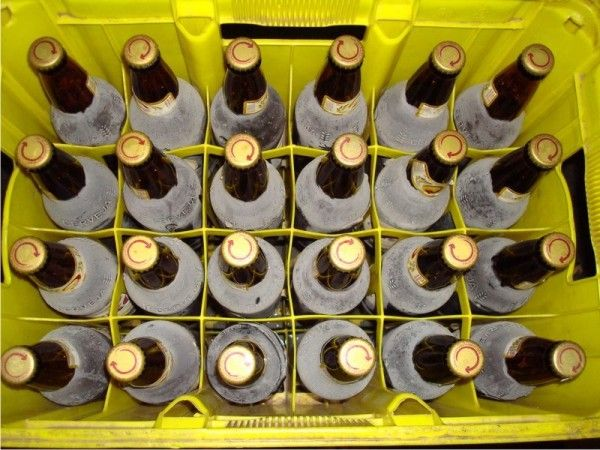
#> input picture computer_vision/circle/img/img_4.jpg, 600 x 450 px, given in place of cat.jpg, which was not available
$ python basisc.py
#> lines starting #> are read from the running program, lines starting #| are printed output that depends on the picture; after the words box and inside, x2 and y2 are one past the last pixel; in counts of white or black regions, pixels touching at a corner belong together; pictures that were not available may be replaced by others from this repository, and a replacement may not be noted
### computer_vision/open_cv_basic/functions/basics.py
import cv2 as cv
import numpy as np

def get_img(img_path):
    """
    Carrega a imagem a partir de um caminho ou retorna a imagem se já estiver carregada.
    """
    return cv.imread(img_path) if isinstance(img_path, str) else img_path

def normalized_img(img_path, level=1):
    """
    Normaliza a imagem com diferentes níveis de processamento:
    1 - Escala de cinza
    2 - Escala de cinza + Blur (desfoque)
    3 - Escala de cinza + Blur + Detecção de bordas
    4 - Escala de cinza + Blur + Bordas + Dilatação
    5 - Escala de cinza + Blur + Bordas + Dilatação + Erosão
    """
    img = get_img(img_path)
    gray = cv.cvtColor(img, cv.COLOR_BGR2GRAY)

    if level == 1:
        return gray

    blur = cv.GaussianBlur(gray, (3, 3), cv.BORDER_DEFAULT)
    if level == 2:
        return blur

    edge = cv.Canny(blur, 125, 175)
    if level == 3:
        return edge

    dilated = cv.dilate(edge, (3, 3), iterations=3)
    if level == 4:
        return dilated

    erode = cv.erode(dilated, (3, 3), iterations=1)
    return erode if level == 5 else gray

def scale_img(frame, scale):
    """
    Redimensiona a imagem com um fator de escala.
    """
    img = get_img(frame)
    new_size = (int(img.shape[1] * scale), int(img.shape[0] * scale))
    return cv.resize(img, new_size, interpolation=cv.INTER_AREA)

def resize_img(frame=None, dimensions=(0, 0)):
    """
    Redimensiona a imagem para as dimensões especificadas.
    """
    img = get_img(frame)
    if img is None:
        print(f"Erro: Imagem não encontrada.")
        return

    # Seleciona a interpolação ideal
    interpolation = cv.INTER_AREA if dimensions[0] < img.shape[1] else cv.INTER_CUBIC
    return cv.resize(img, dimensions, interpolation=interpolation)

# [50 lines left out: functions get_contour_img, thresholding, edge_img, not called in this run]

### computer_vision/open_cv_basic/functions/show.py
import cv2 as cv
import numpy as np
from functions import basics

def show_image(img_adress=None, name='IMG', scale=1):
    """
    img_adress -> the path to the image.
    name -> the name that will show on the window.
    scale -> set the scale.
    """
    if isinstance(img_adress, str):
        img = cv.imread(img_adress)
    else:
        img = img_adress

    if(scale!=1):
        img=basics.scale_img(img, scale)
    cv.imshow(name, img)
    cv.waitKey(0)

# [21 lines left out: function show_video, not called in this run]

### computer_vision/open_cv_basic/basisc.py
import cv2 as cv
from functions import show,basics

def main():
    show.show_image(basics.normalized_img("Photos/cat.jpg", 1))
#> in get_img, returned value is the input picture: shape (450, 600, 3); mean B, G, R 57, 126.1, 139.8
#> in normalized_img, `gray = cv.cvtColor(img, cv.COLOR_BGR2GRAY)`:
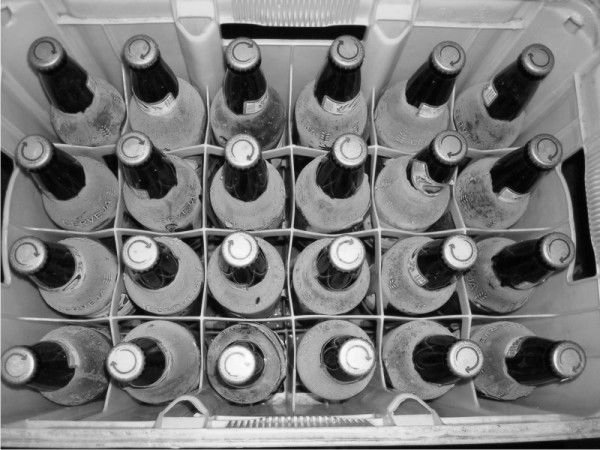
#> gray: shape (450, 600); min 0, max 254, mean 122.3
    show.show_image(basics.normalized_img("Photos/cat.jpg", 2))
    show.show_image(basics.normalized_img("Photos/cat.jpg", 3))
#> call 3 of normalized_img, with img_path = 'Photos/cat.jpg', level = 3
#> in normalized_img (call 3), `edge = cv.Canny(blur, 125, 175)`:
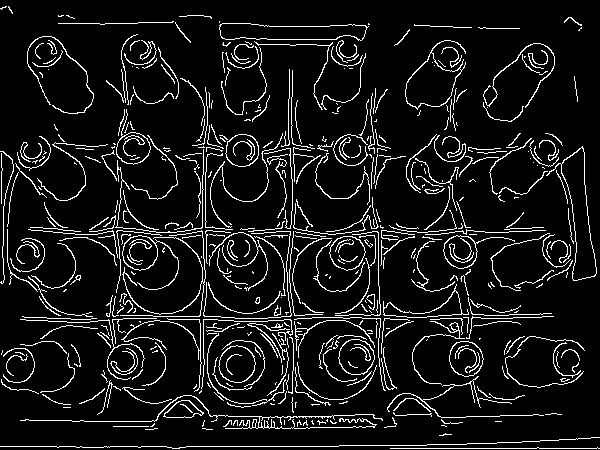
#> edge: shape (450, 600); 8.9% white in thin lines or dots
    show.show_image(basics.normalized_img("Photos/cat.jpg", 4))
#> in normalized_img (call 4), `dilated = cv.dilate(edge, (3, 3), iterations=3)`: dilated: shape (450, 600); 23.3% white; 74 white regions (11 under 20 px), largest, box (x1, y1, x2, y2) and area: (1, 69, 383, 433) 23791, (376, 133, 597, 431) 13052, (289, 70, 397, 409) 8095
    show.show_image(basics.normalized_img("Photos/cat.jpg", 5))
#> in normalized_img (call 5), `erode = cv.erode(dilated, (3, 3), iterations=1)`: erode: shape (450, 600); 19.4% white; 101 white regions (26 under 20 px), largest, box (x1, y1, x2, y2) and area: (1, 70, 383, 433) 19198, (376, 134, 597, 430) 10785, (289, 198, 397, 394) 4798

    img=basics.scale_img("Photos/cat.jpg", 1.5)
    show.show_image(basics.normalized_img(img, 5))
#> in normalized_img (call 6), `edge = cv.Canny(blur, 125, 175)`: edge: shape (675, 900); 6% white in thin lines or dots
#> in normalized_img (call 6), `dilated = cv.dilate(edge, (3, 3), iterations=3)`: dilated: shape (675, 900); 16.1% white; 217 white regions (29 under 20 px), largest, box (x1, y1, x2, y2) and area: (571, 202, 831, 642) 12918, (434, 138, 578, 611) 11747, (297, 101, 441, 612) 9946
#> in normalized_img (call 6), `erode = cv.erode(dilated, (3, 3), iterations=1)`:
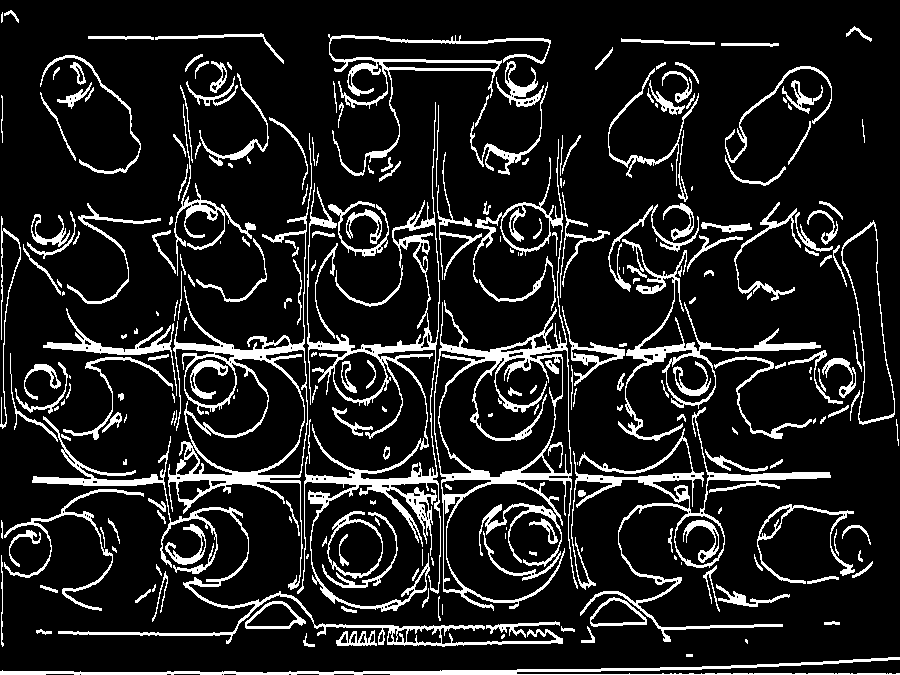
#> erode: shape (675, 900); 13.2% white; 260 white regions (53 under 20 px), largest, box (x1, y1, x2, y2) and area: (434, 139, 578, 611) 8680, (297, 102, 441, 612) 8466, (168, 133, 312, 590) 5866

    img_resized=basics.resize_img(frame="Photos/cat.jpg", dimensions=(500,300))
#> in resize_img, `return cv.resize(img, dimensions, interpolation=interpolation)`:
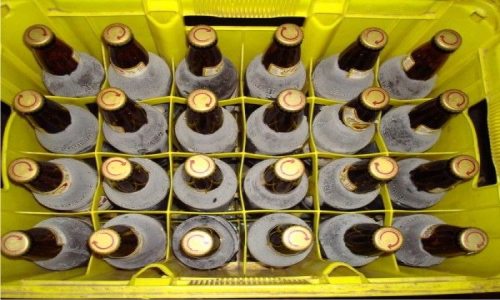
#> returned value: shape (300, 500, 3); mean of channels 0, 1, 2 57, 126.1, 139.8; drawn as B, G, R
    show.show_image(basics.normalized_img(img_resized, 5))
#> in normalized_img (call 7), `blur = cv.GaussianBlur(gray, (3, 3), cv.BORDER_DEFAULT)`:
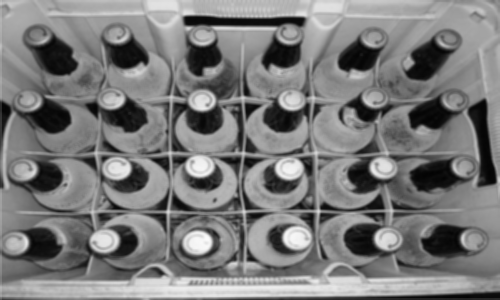
#> blur: shape (300, 500); min 3, max 251, mean 122.3
#> in normalized_img (call 7), `edge = cv.Canny(blur, 125, 175)`:
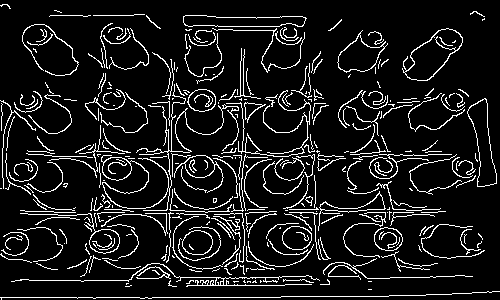
#> edge: shape (300, 500); 10.2% white in thin lines or dots
#> in normalized_img (call 7), `dilated = cv.dilate(edge, (3, 3), iterations=3)`: dilated: shape (300, 500); 27.9% white; 36 white regions (8 under 20 px), largest, box (x1, y1, x2, y2) and area: (0, 48, 476, 290) 31382, (183, 15, 307, 87) 2591, (0, 291, 500, 300) 1706
#> in normalized_img (call 7), `erode = cv.erode(dilated, (3, 3), iterations=1)`:
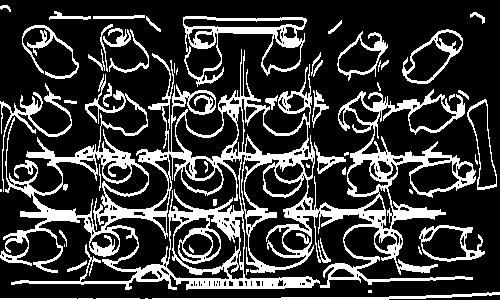
#> erode: shape (300, 500); 23.3% white; 48 white regions (13 under 20 px), largest, box (x1, y1, x2, y2) and area: (0, 49, 476, 290) 25505, (183, 16, 307, 87) 2143, (0, 292, 500, 300) 1206

    show.show_image("Photos/cat.jpg")
    normalized_img = basics.normalized_img("Photos/cat.jpg", 5)
    img_countour = basics.get_contour_img(normalized_img)
    show.show_image(img_countour)

if __name__=="__main__":
    main()

$ run again, on computer_vision/circle/img/img_2.jpeg
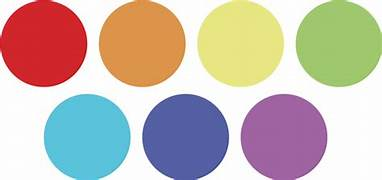
#> input picture computer_vision/circle/img/img_2.jpeg, 382 x 180 px, given in place of cat.jpg, which was not available
#> in get_img, returned value is the input picture: shape (180, 382, 3); mean B, G, R 177, 186, 198.9
#> in normalized_img (call 3), `edge = cv.Canny(blur, 125, 175)`:
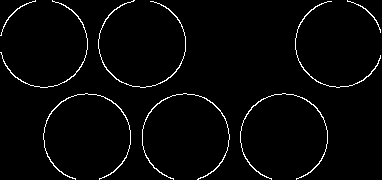
#> edge: shape (180, 382); 2.6% white in thin lines or dots
#> dilated: shape (180, 382); 6.5% white; 8 white regions, largest, box (x1, y1, x2, y2) and area: (98, 0, 186, 91) 780, (43, 93, 131, 180) 732, (142, 93, 230, 180) 728
#> erode: shape (180, 382); 5.2% white in thin lines or dots
#> gray: shape (270, 573)
#> blur: shape (270, 573)
#> edge: shape (270, 573); 1.7% white in thin lines or dots
#> dilated: shape (270, 573); 4.4% white; 8 white regions, largest, box (x1, y1, x2, y2) and area: (148, 1, 279, 134) 1173, (360, 141, 492, 270) 1117, (65, 140, 196, 270) 1112
#> erode: shape (270, 573); 3.5% white in thin lines or dots
#> gray: shape (300, 500)
#> blur: shape (300, 500)
#> edge: shape (300, 500); 1.8% white in thin lines or dots
#> dilated: shape (300, 500); 4.2% white; 8 white regions, largest, box (x1, y1, x2, y2) and area: (129, 0, 244, 149) 1089, (57, 156, 172, 300) 1032, (314, 156, 429, 300) 1025
#> in normalized_img (call 7), `erode = cv.erode(dilated, (3, 3), iterations=1)`:
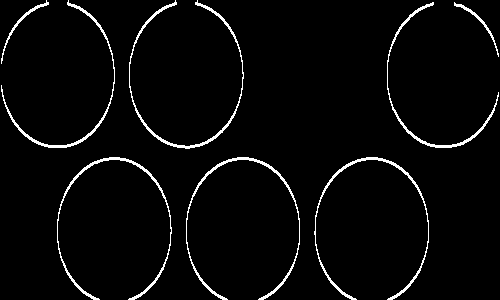
#> erode: shape (300, 500); 3.4% white in thin lines or dots

$ run again, on computer_vision/circle/img/img_3.jpeg
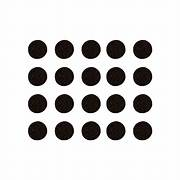
#> input picture computer_vision/circle/img/img_3.jpeg, 180 x 180 px, given in place of cat.jpg, which was not available
#> in get_img, returned value is the input picture: shape (180, 180, 3); mean B, G, R 210, 210.5, 211.7
#> in normalized_img (call 3), `edge = cv.Canny(blur, 125, 175)`:
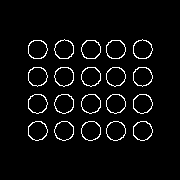
#> edge: shape (180, 180); 4.3% white in thin lines or dots, all inside (x1, y1, x2, y2) = (28, 39, 153, 141)
#> dilated: shape (180, 180); 11.4% white; 20 white regions, largest, box (x1, y1, x2, y2) and area: (54, 39, 74, 62) 186, (133, 39, 153, 62) 186, (54, 67, 74, 90) 186
#> erode: shape (180, 180); 9.1% white in thin lines or dots, all inside (x1, y1, x2, y2) = (28, 40, 153, 144)
#> gray: shape (270, 270)
#> blur: shape (270, 270)
#> edge: shape (270, 270); 2.9% white in thin lines or dots, all inside (x1, y1, x2, y2) = (42, 59, 229, 211)
#> dilated: shape (270, 270); 7.6% white; 20 white regions, largest, box (x1, y1, x2, y2) and area: (159, 59, 189, 92) 281, (159, 100, 189, 133) 280, (199, 100, 229, 132) 280
#> erode: shape (270, 270); 6% white in thin lines or dots, all inside (x1, y1, x2, y2) = (42, 60, 229, 214)
#> gray: shape (300, 500)
#> blur: shape (300, 500)
#> edge: shape (300, 500); 2.1% white in thin lines or dots, all inside (x1, y1, x2, y2) = (77, 66, 423, 234)
#> dilated: shape (300, 500); 6.3% white; 20 white regions, largest, box (x1, y1, x2, y2) and area: (226, 66, 280, 102) 478, (295, 66, 349, 102) 474, (77, 156, 131, 192) 474
#> in normalized_img (call 7), `erode = cv.erode(dilated, (3, 3), iterations=1)`:
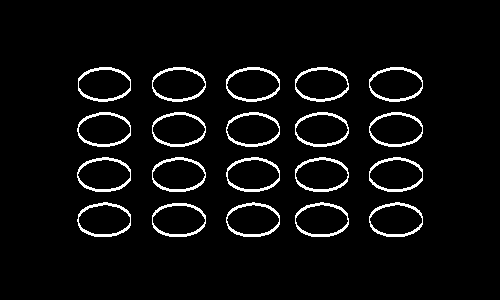
#> erode: shape (300, 500); 4.9% white in thin lines or dots, all inside (x1, y1, x2, y2) = (77, 67, 423, 237)
